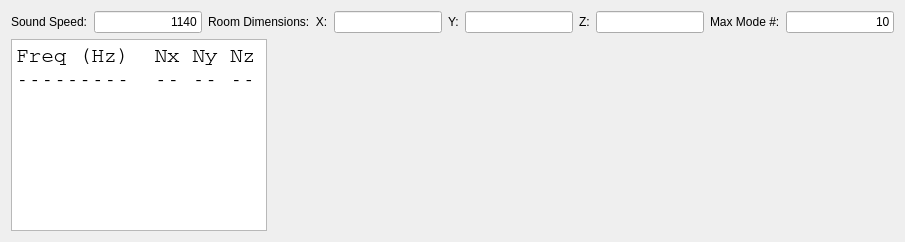
        <widget class="QWidget" name="tabmodecalc">
         <attribute name="title">
          <string>Modes</string>
         </attribute>
         <layout class="QVBoxLayout" name="verticalLayout_8">
          <item>
           <layout class="QHBoxLayout" name="horizontalLayout_7">
            <item>
             <widget class="QLabel" name="label">
              <property name="text">
               <string>Sound Speed:</string>
              </property>
             </widget>
            </item>
            <item>
             <widget class="QLineEdit" name="speedlineEdit">
              <property name="text">
               <string>1140</string>
              </property>
              <property name="alignment">
               <set>Qt::AlignRight|Qt::AlignTrailing|Qt::AlignVCenter</set>
              </property>
             </widget>
            </item>
            <item>
             <widget class="QLabel" name="label_2">
              <property name="text">
               <string>Room Dimensions:  X:</string>
              </property>
             </widget>
            </item>
            <item>
             <widget class="QLineEdit" name="lengthlineEdit">
              <property name="text">
               <string/>
              </property>
              <property name="alignment">
               <set>Qt::AlignRight|Qt::AlignTrailing|Qt::AlignVCenter</set>
              </property>
             </widget>
            </item>
            <item>
             <widget class="QLabel" name="label_7">
              <property name="text">
               <string>Y:</string>
              </property>
             </widget>
            </item>
            <item>
             <widget class="QLineEdit" name="widthlineEdit">
              <property name="text">
               <string/>
              </property>
              <property name="alignment">
               <set>Qt::AlignRight|Qt::AlignTrailing|Qt::AlignVCenter</set>
              </property>
             </widget>
            </item>
            <item>
             <widget class="QLabel" name="label_8">
              <property name="text">
               <string>Z:</string>
              </property>
             </widget>
            </item>
            <item>
             <widget class="QLineEdit" name="heightlineEdit">
              <property name="text">
               <string/>
              </property>
              <property name="alignment">
               <set>Qt::AlignRight|Qt::AlignTrailing|Qt::AlignVCenter</set>
              </property>
             </widget>
            </item>
            <item>
             <widget class="QLabel" name="label_6">
              <property name="text">
               <string>Max Mode #:</string>
              </property>
             </widget>
            </item>
            <item>
             <widget class="QLineEdit" name="maxmodelineEdit">
              <property name="text">
               <string>10</string>
              </property>
              <property name="alignment">
               <set>Qt::AlignRight|Qt::AlignTrailing|Qt::AlignVCenter</set>
              </property>
             </widget>
            </item>
           </layout>
          </item>
          <item>
           <layout class="QHBoxLayout" name="horizontalLayout_5">
            <item>
             <widget class="QPlainTextEdit" name="modesTextEdit">
              <property name="enabled">
               <bool>true</bool>
              </property>
              <property name="sizePolicy">
               <sizepolicy hsizetype="Minimum" vsizetype="Expanding">
                <horstretch>0</horstretch>
                <verstretch>0</verstretch>
               </sizepolicy>
              </property>
              <property name="font">
               <font>
                <family>Courier</family>
                <pointsize>16</pointsize>
                <italic>false</italic>
               </font>
              </property>
              <property name="undoRedoEnabled">
               <bool>false</bool>
              </property>
              <property name="readOnly">
               <bool>true</bool>
              </property>
              <property name="plainText">
               <string>Freq (Hz)  Nx Ny Nz
---------  -- -- --
</string>
              </property>
              <property name="overwriteMode">
               <bool>false</bool>
              </property>
             </widget>
            </item>
            <item>
             <widget class="ModeGraphWidget" name="modegraph" native="true">
              <property name="sizePolicy">
               <sizepolicy hsizetype="Expanding" vsizetype="Expanding">
                <horstretch>0</horstretch>
                <verstretch>0</verstretch>
               </sizepolicy>
              </property>
             </widget>
            </item>
           </layout>
          </item>
         </layout>
        </widget>
